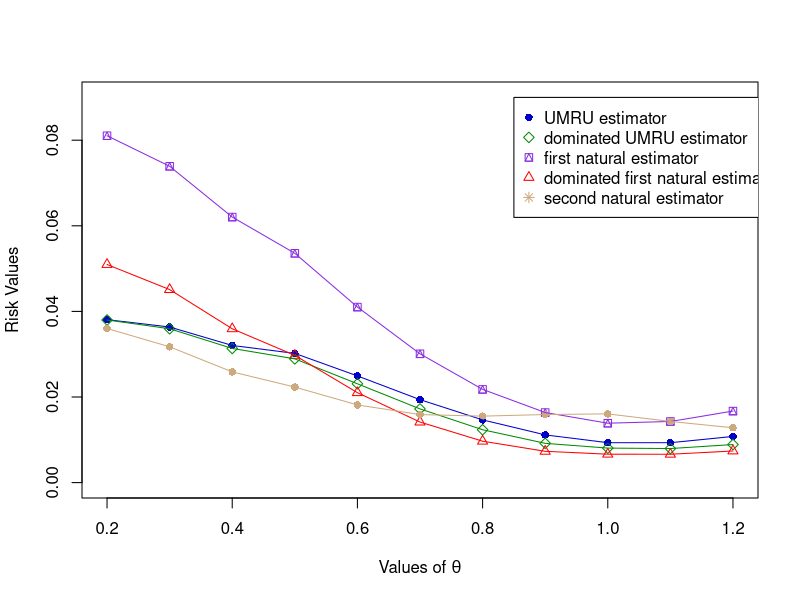

This figure's R source:
set.seed(45)


### CREATING THE SAMPLES ###

# CHARACTERISTICS OF SAMPLES
n1 <- 4
n2 <- 5
theta1 <- 10

theta <- c()
risk_umru <- c()
risk_umru_dom <- c()
risk_natural_1 <- c()
risk_natural_1_dom <- c()
risk_natural_2 <- c()

for (j in 2:12)
{
  theta2 <- j
  theta[j] <- (theta2/theta1)
  
  loss_umru <- c()
  loss_umru_dom <- c()
  loss_natural_1 <- c()
  loss_natural_1_dom <- c()
  loss_natural_2 <- c()
  
  for (i in 1:25000)
  {
    # SIMULATING SAMPLES
    sample1 <- c(runif(n1, 0, theta1))
    sample2 <- c(runif(n2, 0, theta2))
    
    
    ### CALCULATION OF VARIOUS ESTIMATORS ###
    
    if (n1<=n2)
    {
      a_star <- (((n1+n2)/(2*n2))^(1/n1))
    } else
    {
      a_star <- (((2*n1)/(n1+n2))^(1/n2))
    }
    X1 <- max(sample1)
    X2 <- max(sample2)
    if (X1> (a_star*X2))
    {
      theta_selected <- theta1
      est_umru <- ((n1*X1)/((n1-1)+((a_star*X2/X1)^n1)))
      phi_star <- ((n1+n2)/(n1+n2-1))
      psi_U <- (n1/((n1-1)+((a_star*X2/X1)^n1)))
      est_natural_1 <- X1
      est_natural_2 <- (n1*X1/(n1-1))
    } else
    {
      theta_selected <- theta2
      est_umru <- ((n2*X2)/((n2-1)+((X1/(X2*a_star))^n2)))
      phi_star <- ((n1+n2)*(X2/X1)/(n1+n2-1))
      psi_U <- (n2*X2/X1)/((n2-1)+((X1/(a_star*X2))^n2))
      est_natural_1 <- X2
      est_natural_2 <- (n2*X2/(n2-1))
    }
    
    est_umru_dom <- (X1 * (max(phi_star, psi_U)))
    est_natural_1_dom <- ((n1+n2)*est_natural_1/(n1+n2-1))
    
    
    ### CALCULATING LOSSES OF VARIOUS ESTIMATORS ###
    loss_umru[i] <- ((theta_selected/est_umru)-(log(theta_selected/est_umru))-1)
    loss_umru_dom[i] <- ((theta_selected/est_umru_dom)-(log(theta_selected/est_umru_dom))-1)
    loss_natural_1[i] <- ((theta_selected/est_natural_1)-(log(theta_selected/est_natural_1))-1)
    loss_natural_1_dom[i] <- ((theta_selected/est_natural_1_dom)-(log(theta_selected/est_natural_1_dom))-1)
    loss_natural_2[i] <- ((theta_selected/est_natural_2)-(log(theta_selected/est_natural_2))-1)
  }
  
  
  ### CALCULATING RISKS ###
  risk_umru[j] <- mean(loss_umru)
  risk_umru_dom[j] <- mean(loss_umru_dom)
  risk_natural_1[j] <- mean(loss_natural_1)
  risk_natural_1_dom[j] <- mean(loss_natural_1_dom)
  risk_natural_2[j] <- mean(loss_natural_2)
}

theta <- theta[-1]
risk_umru <- risk_umru[-1]
risk_umru_dom <- risk_umru_dom[-1]
risk_natural_1 <- risk_natural_1[-1]
risk_natural_1_dom <- risk_natural_1_dom[-1]
risk_natural_2 <- risk_natural_2[-1]

cat("\n",
    "theta= (", theta, ")\n",
    "Risks of UMRU estimator= (", risk_umru, ")\n",
    "Risks of DOMINATED UMRU estimator= (", risk_umru_dom, ")\n",
    "Risks of FIRST NATURAL estimator= (", risk_natural_1, ")\n",
    "Risks of DOMINATED FIRST NATURAL estimator= (", risk_natural_1_dom, ")\n",
    "Risks of SECOND NATURAL estimator= (", risk_natural_2, ")\n"
)


### PLOTTING COMPARISON ###
matplot(theta, cbind(risk_umru, risk_umru_dom, risk_natural_1, risk_natural_1_dom, risk_natural_2),
        xlim = c(0.2, 1.2), ylim = c(0, 0.09), xlab = expression(paste("Values of ", theta)), ylab = "Risk Values",
        pch = c(16, 5, 14, 2), col = c("blue3", "green4", "blueviolet", "red", "burlywood3"))
legend(0.85, 0.09, legend = c("UMRU estimator", "dominated UMRU estimator", "first natural estimator",
                             "dominated first natural estimator", "second natural estimator"),
       pch = c(16, 5, 14, 2, 8), col = c("blue3", "green4", "blueviolet", "red", "burlywood3"))
lines(theta, risk_umru, xlim = range(theta), ylim = range(risk_umru), col = "blue3", pch = 16)
lines(theta, risk_umru_dom, xlim = range(theta), ylim = range(risk_umru), col = "green4", pch = 5)
lines(theta, risk_natural_1, xlim = range(theta), ylim = range(risk_umru), col = "blueviolet", pch = 14)
lines(theta, risk_natural_1_dom, xlim = range(theta), ylim = range(risk_umru), col = "red", pch = 2)
lines(theta, risk_natural_2, xlim = range(theta), ylim = range(risk_umru), col = "burlywood3", pch = 8)
